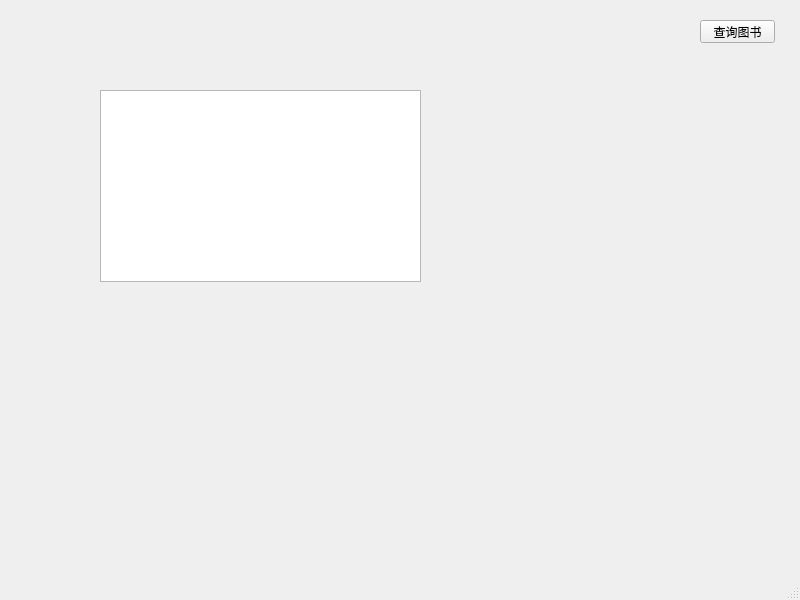
<?xml version="1.0" encoding="UTF-8"?>
<ui version="4.0">
 <class>manager</class>
 <widget class="QMainWindow" name="manager">
  <property name="geometry">
   <rect>
    <x>0</x>
    <y>0</y>
    <width>800</width>
    <height>600</height>
   </rect>
  </property>
  <property name="windowTitle">
   <string>MainWindow</string>
  </property>
  <widget class="QWidget" name="centralwidget">
   <widget class="QPushButton" name="BookQuery">
    <property name="geometry">
     <rect>
      <x>700</x>
      <y>20</y>
      <width>75</width>
      <height>23</height>
     </rect>
    </property>
    <property name="text">
     <string>查询图书</string>
    </property>
   </widget>
   <widget class="QTableView" name="tableView">
    <property name="geometry">
     <rect>
      <x>100</x>
      <y>90</y>
      <width>321</width>
      <height>192</height>
     </rect>
    </property>
   </widget>
  </widget>
  <widget class="QMenuBar" name="menubar">
   <property name="geometry">
    <rect>
     <x>0</x>
     <y>0</y>
     <width>800</width>
     <height>23</height>
    </rect>
   </property>
  </widget>
  <widget class="QStatusBar" name="statusbar"/>
 </widget>
 <resources/>
 <connections/>
</ui>
